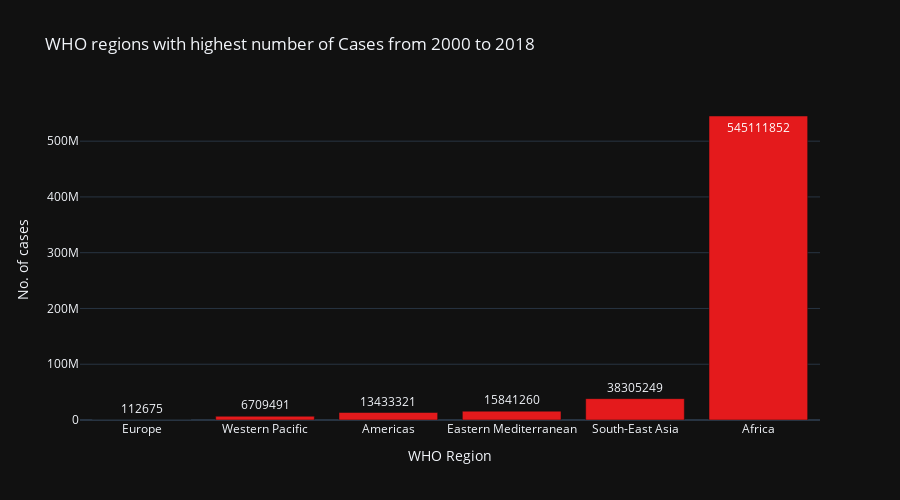

The cell this chart's notebook holds for it:
### Markdown cell above
### WHO Region with Malaria Cases

### Code cell
pio.templates.default = "plotly_dark"
fig = px.bar(who_group.sort_values("No. of cases",ascending=False)[::-1],y="No. of cases",x ="WHO Region",text="No. of cases",
             title="WHO regions with highest number of Cases from 2000 to 2018",
             color_discrete_sequence= px.colors.qualitative.Set1,height=500,orientation="v")
fig.show()

### Figure 1 — Plotly figure (JSON) as saved in the notebook; plotly's stock layout.template omitted (floating-point values rounded to 4 significant figures)
{"data": [{"alignmentgroup": "True", "hovertemplate": "WHO Region=%{x}<br>No. of cases=%{text}<extra></extra>", "legendgroup": "", "marker": {"color": "rgb(228,26,28)"}, "name": "", "offsetgroup": "", "orientation": "v", "showlegend": false, "text": [112675, 6709491, 13433321, 15841260, 38305249, 545111852], "textposition": "auto", "type": "bar", "x": ["Europe", "Western Pacific", "Americas", "Eastern Mediterranean", "South-East Asia", "Africa"], "xaxis": "x", "y": [112675, 6709491, 13433321, 15841260, 38305249, 545111852], "yaxis": "y"}], "layout": {"barmode": "relative", "height": 500, "legend": {"tracegroupgap": 0}, "title": {"text": "WHO regions with highest number of Cases from 2000 to 2018"}, "xaxis": {"anchor": "y", "domain": [0, 1], "title": {"text": "WHO Region"}}, "yaxis": {"anchor": "x", "domain": [0, 1], "title": {"text": "No. of cases"}}}}
